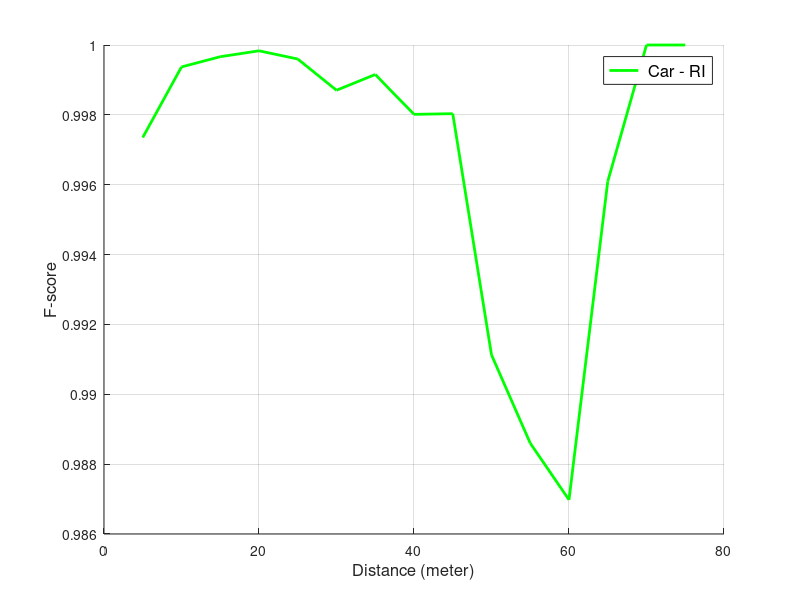

Recreate this plot in MATLAB.
clc
clear
close all

%% load data
load TrainVal_Remove_MIN_MAX_RI
load TrainVal_labels;
load TrainVal_predictDM;

%% Car
carIndex = TrainVal_labels == 1; % binary index for car labels
dmCar = TrainVal_Remove_MIN_MAX_RI(carIndex);
predictCar = TrainVal_predictDM(carIndex); predictCar = predictCar == 1;
gtCar = TrainVal_labels(carIndex); gtCar = gtCar == 1;

% divide samples based on depth
spDivRIr = [5,10,15,20,25,30,35,40,45,50,55,60,65,70,75,80];

% usand range inverse
st.x_MEDIO = 5;   % movement direction
st.x_max = 80;
st.y_MEDIO = -80; % right
st.y_max = 80;  % left
dm = (st.x_max*(spDivRIr-st.x_MEDIO))./(spDivRIr*(st.x_max-st.x_MEDIO)); 
dm(dm < 0) = 0; dm(dm > 1) = 1;
spDivRI  = uint8(255*dm);

accCar = zeros(length(spDivRI)-1, 1);
FscoreCarI = zeros(length(spDivRI)-1, 1);
PercCar = zeros(length(spDivRI)-1, 1);

for i = 1:size(spDivRIr,2)-1
    
dmMEDIO = spDivRI(i);
dmMax = spDivRI(i+1);
pilarIndex = (dmCar >= dmMEDIO) & (dmCar < dmMax);
predictPilarCar = predictCar(pilarIndex);
gtPilarCar = gtCar(pilarIndex);   
PercCar(i) = sum(pilarIndex) / length(dmCar) * 100; % percentage of samples
% 57.8117,    26.6056,    12.5700,     2.2595,     0.7532

% F-score
TP = sum((predictPilarCar == 1) & (gtPilarCar == 1));
FN = sum((predictPilarCar == 0) & (gtPilarCar == 1));
FP = sum((predictPilarCar == 1) & (gtPilarCar == 0));
TN = sum((predictPilarCar == 0) & (gtPilarCar == 0));
P=TP+FN;
N=FP+TN;
accCar(i) =(TP+TN)/(P+N); 
Recall=TP./(TP+FN);
Precision=TP./(TP+FP);
FscoreCarI(i) = (2*Precision*Recall)/(Precision+Recall);

end
FscoreCarI(isnan(FscoreCarI)) = 0

%% plot
spDivRIr_DM_Car=spDivRIr(1:end-1);
save spDivRIr_DM_Car.mat spDivRIr_DM_Car

FscoreCarI_DM = FscoreCarI;
%FscoreCarI_DM(7) = (FscoreCarI_DM(6)+FscoreCarI_DM(8))/2;
%FscoreCarI_DM(9) = (FscoreCarI_DM(8)+FscoreCarI_DM(10))/2;
save FscoreCarI_DM.mat FscoreCarI_DM
save PercCar.mat PercCar

hold on
plot(spDivRIr_DM_Car, FscoreCarI_DM, '-g','LineWidth',2);
hold off
%xlim([5 80]); ylim([.99 1.005]); 
grid on
xlabel('Distance (meter)','FontSize',12)
ylabel('F-score','FontSize',12)
legend({' Car - RI'},'FontSize',12)
